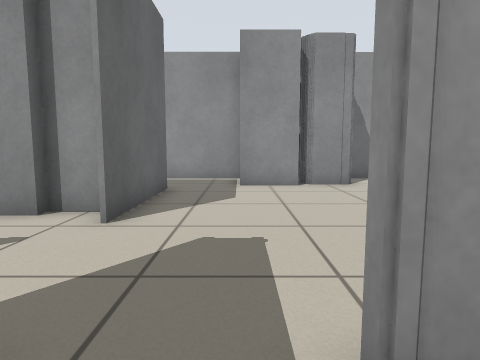
View 1 (above)

19 first-person views from a walk through a robot-simulator world made for Stage. The camera is 0.64 m above the floor, tilts 6° down and sees 75° across. Floor lines are 1 m apart. The floor is counted in squares, 0.5 m on a side. Each view is taken from the middle of a square. On the plan, view 1 faces up. The plan holds only what a view shows up to about 14 squares ahead; the rest is blank. Robots are left out.

View 2
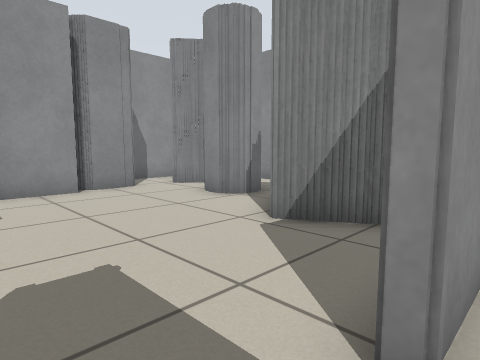

View 3
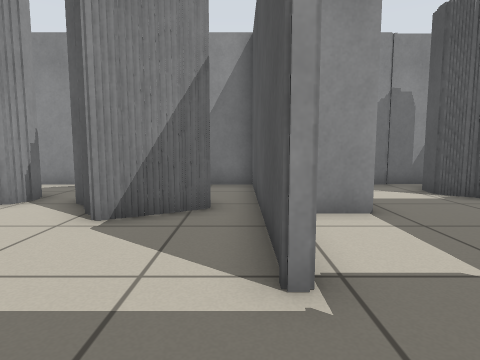

View 4
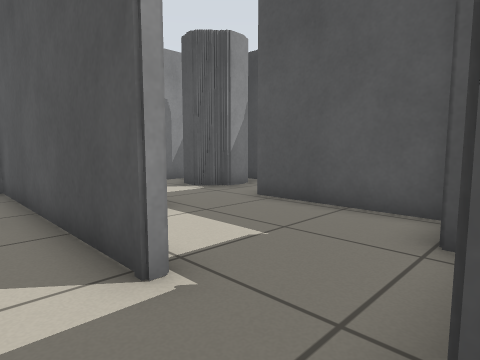

View 5
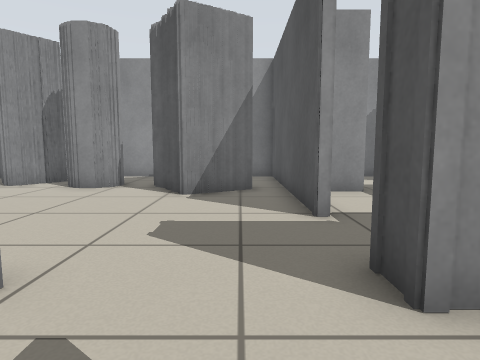

View 6
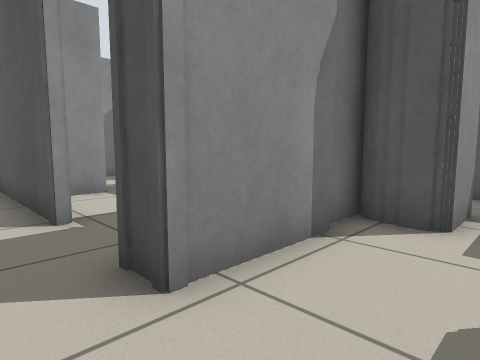

View 7
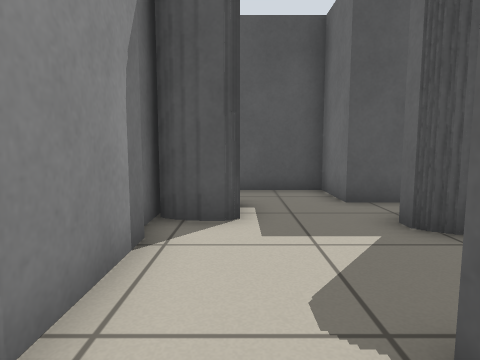

View 8
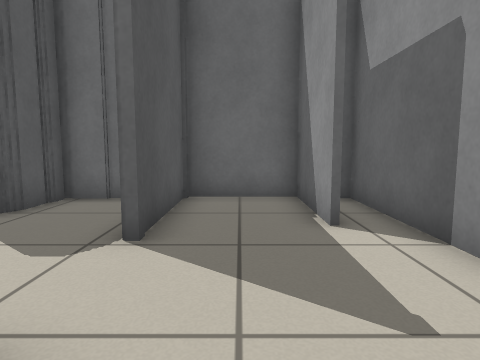

View 9
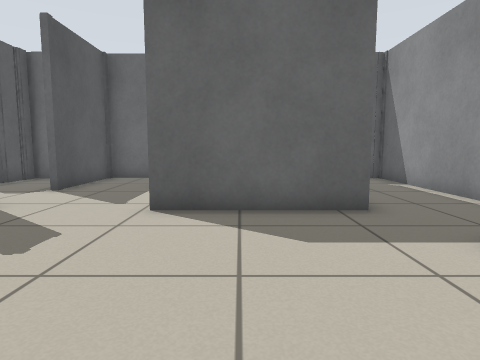

View 10
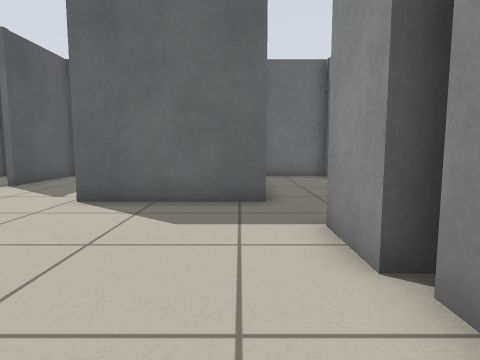

View 11
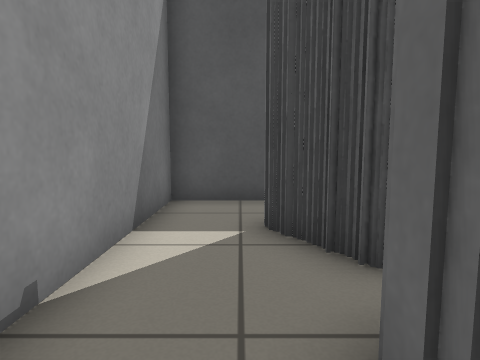

View 12
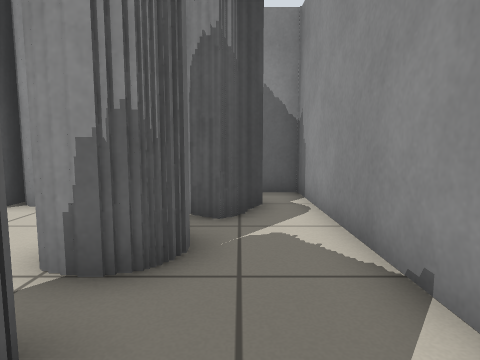

View 13
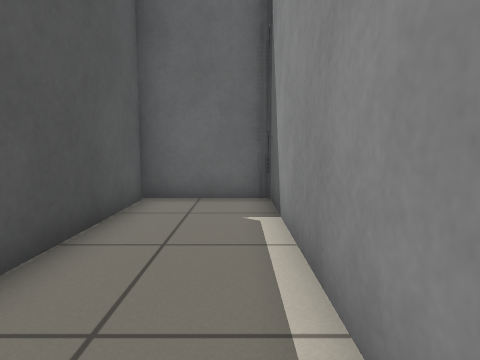

View 14
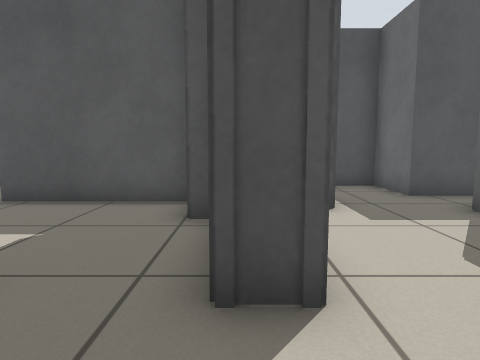

View 15
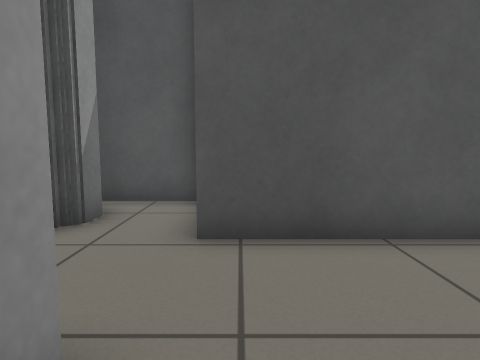

View 16
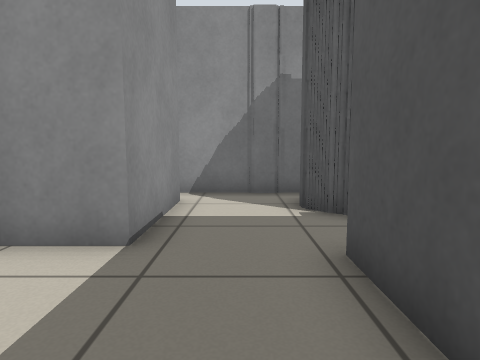

View 17
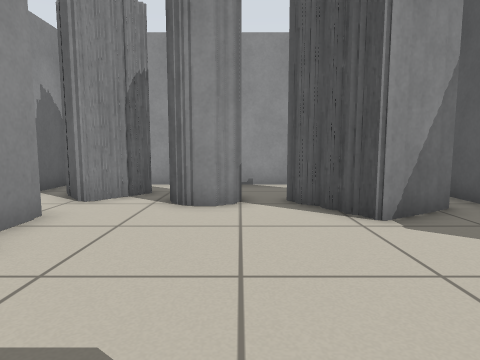

View 18
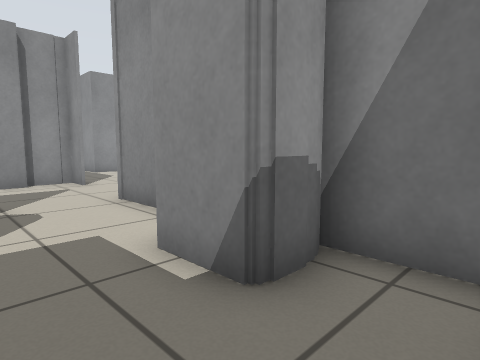

View 19
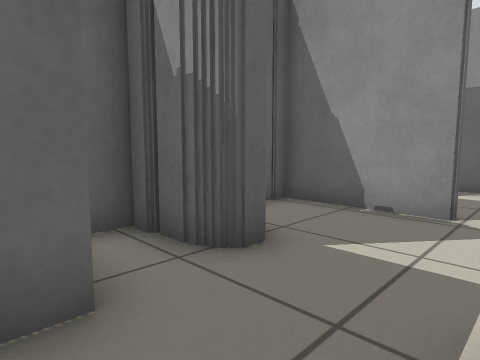

### Floor plan
Key: @ floor where view 1 was taken; # wall or solid block; x gap in a wall; . floor; T thing the floor can be seen under or through.
Columns run from 9 left of view 1 to 9 right of it. Each row starts with its distance up from view 1.
 13 ##########      ###
 12 #........#     ##.#
 11 #........########.#
 10 #..............##.#
  9 #######...........#
  8       #.......##..#
  7       #.......##..#
  6 ########......x...#
  5 ####.........###..#
  4 #............###..#
  3 #............TT...#
  2 ####......TTTT...##
  1 #......#.....######
  0 #......#.@...####.#
 -1 #......#..........#
 -2 ###....##.........#
 -3 #....####.........#
 -4 ###..########..####
 -5   #....#     ..##
 -6   #....#     #..#
 -7   ####       ####

Positions as (right, up) in squares from view 1, and headings:
1: (0, 0), facing up
2: (-1, 1), facing up-right
3: (-2, 2), facing right
4: (-2, 3), facing down-right
5: (-5, 3), facing right
6: (-5, 3), facing down-right
7: (-4, 3), facing down
8: (-1, 3), facing left
9: (4, 7), facing left
10: (5, 9), facing left
11: (7, 9), facing down
12: (7, 4), facing up
13: (-1, 12), facing left
14: (-2, 4), facing down
15: (3, 1), facing down
16: (0, -2), facing right
17: (-2, 7), facing right
18: (-6, -6), facing up-right
19: (-4, -5), facing up-left
